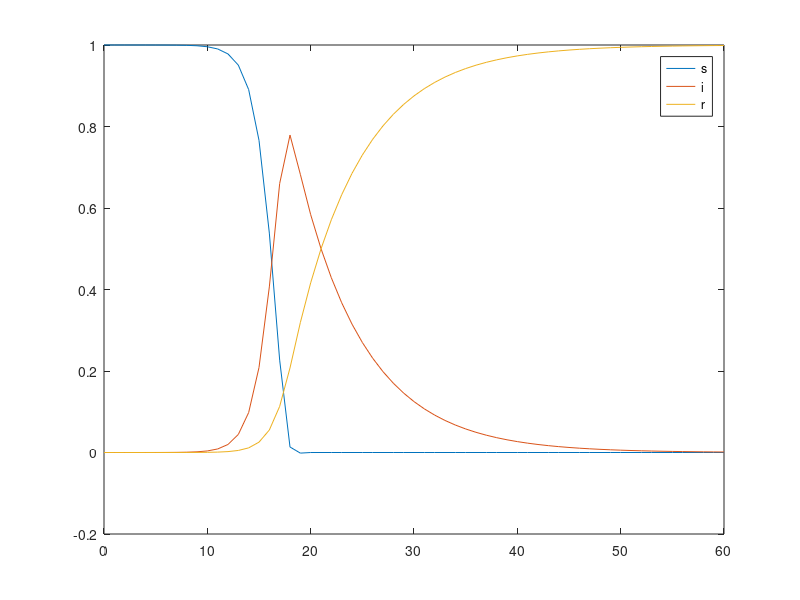
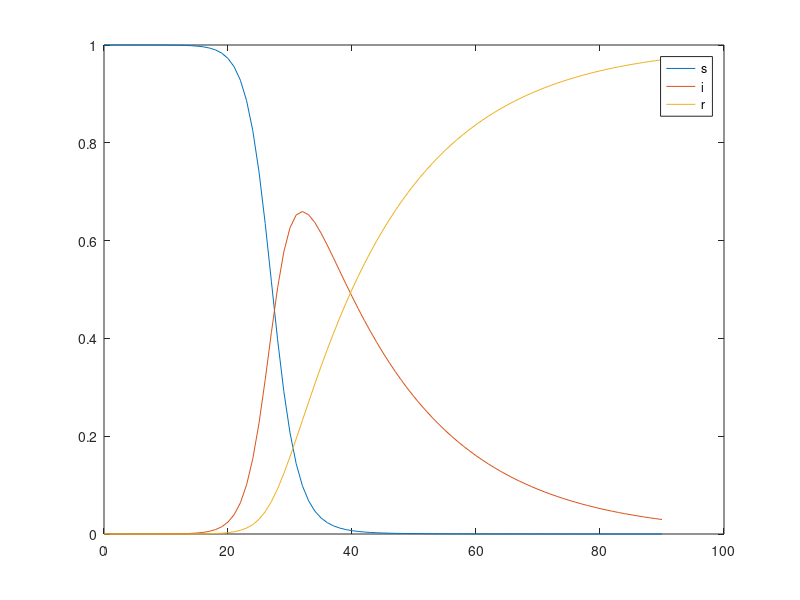

These figures' MATLAB source, in order:
%------------------------------metodo de euler-------------------------------
%-----------------------------setup----------------------------------------
clear all
%defino el modelo SIR de infectados/recuperados
delta_t=1;
s=1 - 1e-6;
i=1e-6;
r=1-(s+i);
beta = 1.4247;
gamma = 0.14286;
total_pasos=60;
%inicio esto como una lista vacia
t=[0];
%iteracion metodo de euler
%resuelvo la ecuacion diferencial de 0  60, aunque en caso de que
for n=1:total_pasos
    t(n+1)=t(n)+delta_t;
    s(n+1)=s(n)-beta*s(n)*i(n)*delta_t;
    i(n+1)=i(n)+(beta*s(n)*i(n)-gamma*i(n))*delta_t;
    r(n+1)=r(n)+gamma*i(n)*delta_t;
end
%------------------grafico los valores-----------------------%

figure
plot(0:total_pasos,s)
hold on
plot(0:total_pasos,i)
hold on
plot(0:total_pasos,r)
legend("s" , "i" , "r")
%%
%-----------------------------setup----------------------------------------
hold on
clear all
%defino el modelo SIR de infectados/recuperados
delta_t=0.4;
s=1 - 1e-6;
i=1e-6;
r=1-(s+i);
beta = 1.4247;
gamma = 0.14286;
total_pasos=90;
%inicio esto como una lista vacia
t=[0];
%iteracion metodo de euler
%resuelvo la ecuacion diferencial de 0  90, aunque en caso de que
for n=1:total_pasos
    k_s1 = -beta*s(n)*i(n);
    k_i1 = (beta*s(n) * (i(n))) - (gamma*i(n));
    k_r1 = gamma*i(n);
    k_s2 = -beta* (s(n)+ delta_t*0.5 * k_s1) * (i(n) + k_i1*0.5 * delta_t);
    k_i2 = beta*(s(n) + 0.5 * delta_t * k_s1) *(i(n) + 0.5 * delta_t * k_i1) - gamma*(i(n) + 0.5*k_i1);
    k_r2 = gamma * (i(n) + 0.5 *delta_t * k_i1 );
    k_s3 = -beta*(s(n) + 0.5 * delta_t * k_s2 )*(i(n) + 0.5 * delta_t * k_i2);
    k_i3 = beta * (s(n) + 0.5 * delta_t * k_s2 )*(i(n)+0.5  * delta_t * k_i2) - gamma*(i(n)+0.5 * delta_t * k_i2);
    k_r3 = gamma * (i(n)+0.5 * delta_t * k_i2) ;
    k_s4 = -beta * (s(n) + delta_t * k_s3) * (i(n) + delta_t *k_i3); %BRE
    k_i4 = beta*(s(n) + delta_t * k_s3)*(i(n) + delta_t * k_i3) - gamma * (i(n) + delta_t * k_i3);
    k_r4 = gamma * (i(n) + delta_t * k_i3);
    s(n+1) = s(n) + delta_t * (k_s1 +2*k_s2 + 2*k_s3 + k_s4)/6;
    i(n+1) = i(n) + delta_t * (k_i1 +2*k_i2 + 2*k_i3 + k_i4)/6;
    r(n+1) = r(n) + delta_t * (k_r1 +2*k_r2 + 2*k_r3 + k_r4)/6;
end
figure
plot(0:total_pasos,s)
hold on
plot(0:total_pasos,i)
hold on
plot(0:total_pasos,r)
legend("s" , "i" , "r")